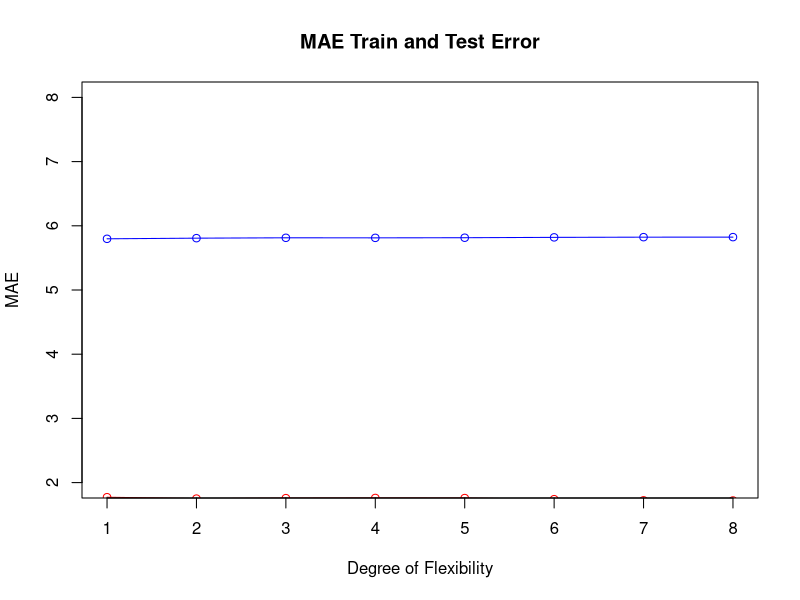

Write R code to recreate this figure.
#***STP598 Computational Statistics***
#***Assignment 1***
#***Aditya Vipradas***

library(boot)
library(quantreg)
set.seed(1)
#number of rivers
nR <- 31

#number of poly fit degrees
nD <- 8

#k-fold cross validation
k <- 10

#declare zero matrix
Mat.ls.mse.test <- matrix(0,nD,nR)
Mat.ls.mae.test <- matrix(0,nD,nR)
Mat.lad.mse.test <- matrix(0,nD,nR)
Mat.lad.mae.test <- matrix(0,nD,nR)

Mat.ls.mse.train <- matrix(0,nD,nR)
Mat.ls.mae.train <- matrix(0,nD,nR)
Mat.lad.mse.train <- matrix(0,nD,nR)
Mat.lad.mae.train <- matrix(0,nD,nR)

#extract the data from csv file
setwd("E:/asu/asu_courses/semester3/stats/assignments")
data_ext <- read.csv("River_Temp.csv",header=T, sep=",")

#create null vectors
mse.ls.test <- rep(0, times=k)
mae.ls.test <- rep(0, times=k)
mse.lad.test <- rep(0, times=k)
mae.lad.test <- rep(0, times=k)

mse.ls.train <- rep(0, times=k)
mae.ls.train <- rep(0, times=k)
mse.lad.train <- rep(0, times=k)
mae.lad.train <- rep(0, times=k)

for (i in 1:nR){
  wT <- data_ext[data_ext[,1]==i,2]
  aT <- data_ext[data_ext[,1]==i,3]
  #create k folds
  folds <- sample(1:k, length(wT), replace=TRUE)
  for (j in 1:nD){
    for (m in 1:k){
      ls.fit <- glm(aT[folds!=m]~poly(wT[folds!=m],j))
      
      pred.ls.test <- predict(ls.fit , data.frame(wT[folds==m]))
      mse.ls.test[m] <- mean((aT[folds==m]-pred.ls.test)^2)
      mae.ls.test[m] <- mean(abs(aT[folds==m]-pred.ls.test))
      
      pred.ls.train <- predict(ls.fit , data.frame(wT[folds!=m]))
      mse.ls.train[m] <- mean((aT[folds!=m]-pred.ls.train)^2)
      mae.ls.train[m] <- mean(abs(aT[folds!=m]-pred.ls.train))
      
      lad.fit = rq(aT[folds!=m]~poly(wT[folds!=m],j))
      
      pred.lad.test = predict(lad.fit , data.frame(wT[folds==m]))
      mse.lad.test[m] <- mean((aT[folds==m]-pred.lad.test)^2)
      mae.lad.test[m] <- mean(abs(aT[folds==m]-pred.lad.test))
      
      pred.lad.train = predict(lad.fit , data.frame(wT[folds!=m]))
      mse.lad.train[m] <- mean((aT[folds!=m]-pred.lad.train)^2)
      mae.lad.train[m] <- mean(abs(aT[folds!=m]-pred.lad.train))
    }
    Mat.ls.mse.test[j,i] <- mean(mse.ls.test)
    Mat.ls.mae.test[j,i] <- mean(mae.ls.test)
    Mat.lad.mse.test[j,i] <- mean(mse.lad.test)
    Mat.lad.mae.test[j,i] <- mean(mae.lad.test)
    
    Mat.ls.mse.train[j,i] <- mean(mse.ls.train)
    Mat.ls.mae.train[j,i] <- mean(mae.ls.train)
    Mat.lad.mse.train[j,i] <- mean(mse.lad.train)
    Mat.lad.mae.train[j,i] <- mean(mae.lad.train)
  }
}
Pdeg = c(1:nD)
plot(Mat.ls.mae.train[,21], type = "o",col = "red", xlab = "Degree of Flexibility", ylab = "MAE", 
     main = "MAE Train and Test Error", ylim = c(2,8))

lines(Mat.ls.mae.test[,21], type = "o",col = "blue")
print(Mat.ls.mae.train)
print(Mat.ls.mae.test)


